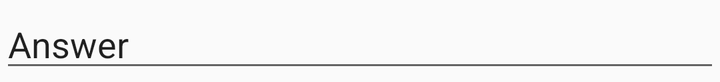
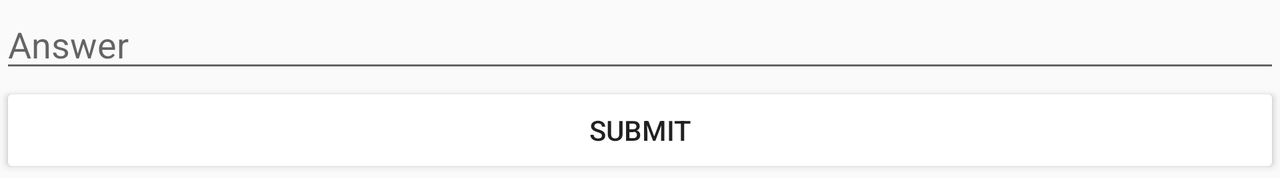

The same Android screen from two of the app's own layout files: first res/layout/ as a phone draws it, then the repository's variant for another configuration, drawn on a device whose configuration selects that folder. Both files follow.
<!-- AndroidManifest.xml: application theme AppTheme -->
<!-- res/layout/text_input_response.xml -->
<?xml version="1.0" encoding="utf-8"?>
<LinearLayout
    xmlns:android="http://schemas.android.com/apk/res/android"
    android:orientation="vertical"
    android:layout_width="match_parent"
    android:layout_height="wrap_content">

    <EditText
        android:id="@+id/text_response_edit_text"
        android:layout_width="match_parent"
        android:layout_height="wrap_content"
        android:ems="10"
        android:inputType="textPersonName"
        android:text="@string/answer" />

</LinearLayout>
<!-- resources referenced by this layout -->
<resources>
  <string name="answer">Answer</string>
  <style name="AppTheme" parent="Theme.AppCompat.Light.DarkActionBar">
          
          <item name="colorPrimary">@color/colorPrimary</item>
          <item name="colorPrimaryDark">@color/colorPrimaryDark</item>
          <item name="colorAccent">@color/colorAccent</item>
      </style>
  <color name="colorPrimary">#008577</color>
  <color name="colorPrimaryDark">#00574B</color>
  <color name="colorAccent">#D81B60</color>
</resources>
<!-- res/layout-land/text_input_response.xml (the repository's variant of the layout above) -->
<!-- drawn on the phone turned sideways -->
<?xml version="1.0" encoding="utf-8"?>
<LinearLayout
    xmlns:android="http://schemas.android.com/apk/res/android"
    android:orientation="vertical"
    android:layout_width="match_parent"
    android:layout_height="wrap_content">

    <EditText
        android:id="@+id/text_response_edit_text"
        android:layout_width="match_parent"

        android:layout_height="wrap_content"
        android:ems="10"
        android:inputType="textPersonName"
        android:hint="@string/answer" />

    <Button
        android:id="@+id/submit_button"
        android:layout_width="match_parent"
        android:backgroundTint="@color/mc_3"
        android:layout_height="0dp"
        android:layout_weight="1"
        android:text="@string/submit" />


</LinearLayout>
<!-- resources referenced by the variant -->
<!-- as the phone turned sideways resolves them -->
<resources>
  <string name="answer">Answer</string>
  <string name="submit">Submit</string>
  <style name="AppTheme" parent="Theme.AppCompat.Light.DarkActionBar">
          
          <item name="colorPrimary">@color/colorPrimary</item>
          <item name="colorPrimaryDark">@color/colorPrimaryDark</item>
          <item name="colorAccent">@color/colorAccent</item>
      </style>
  <color name="colorPrimary">#008577</color>
  <color name="colorPrimaryDark">#00574B</color>
  <color name="colorAccent">#D81B60</color>
</resources>
